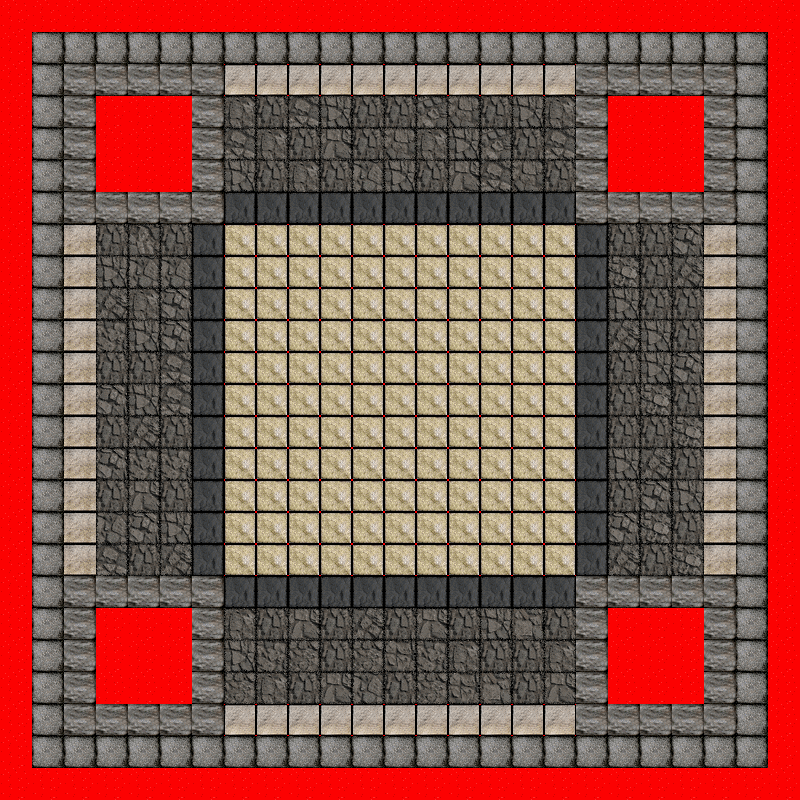

The image is a tile-based game level rendered from a .tmx file. Its description and source (layers, tilesets, objects; grid data summarised) follow:
An orthogonal 25x25 tile map with 32x32 px tiles, 1 tile layer (Tile Layer 1).

<map version="1.0" orientation="orthogonal" renderorder="right-down" width="25" height="25" tilewidth="32" tileheight="32" backgroundcolor="#ff0000" nextobjectid="1">
 <tileset firstgid="1" name="hX4zB" tilewidth="32" tileheight="32" tilecount="128">
  <image source="hX4zB.png" trans="ffffff" width="512" height="256" />
 </tileset>
 <layer name="Tile Layer 1" width="25" height="25">
  <data>[625 cells, 625 non-empty, 25 distinct tile ids]</data>
 </layer>
</map>
